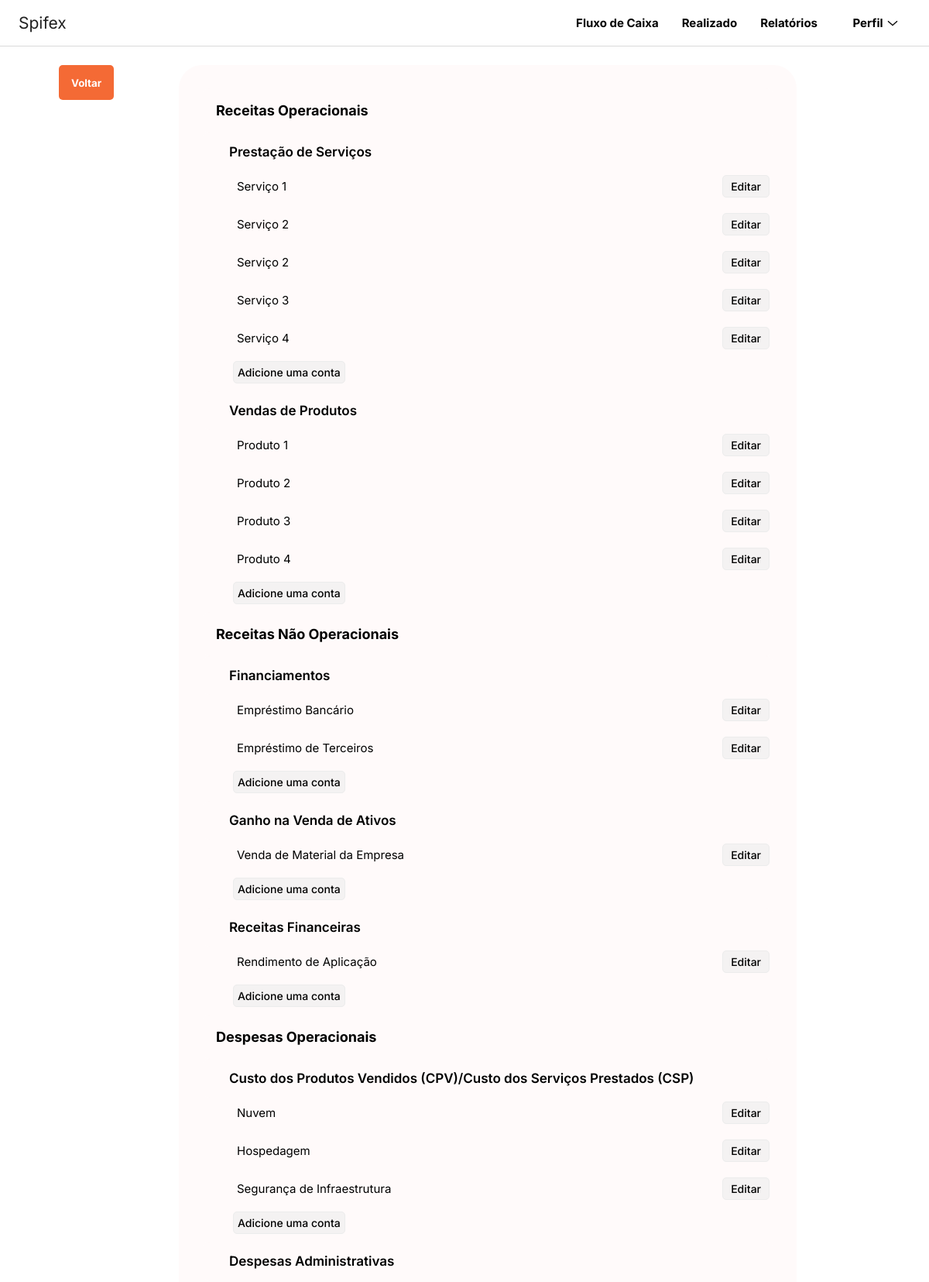
Screenshot of /configuracoes/plano_de_contas/ (upper part) with the database file from the repository.
### chart_of_accounts/models.py (models this page shows, shortened)
class Chart_of_accounts(models.Model):
    CREDITO_DEBITO_CHOICES = [
        ('Crédito', 'Crédito'),
        ('Débito', 'Débito'),
    ]
    GROUP_CHOICES = [
        ('Receitas Operacionais', 'Receitas Operacionais'),
        ('Receitas Não Operacionais', 'Receitas Não Operacionais'),
        ('Despesas Operacionais', 'Despesas Operacionais'),
        ('Despesas Não Operacionais', 'Despesas Não Operacionais'),
    ]
    nature = models.CharField(max_length=255, choices=CREDITO_DEBITO_CHOICES, editable=False)
    group = models.CharField(max_length=255, choices=GROUP_CHOICES)
    subgroup = models.CharField(max_length=255)
    account = models.CharField(max_length=255)
    uuid = models.UUIDField(default=uuid.uuid4, editable=False)

### chart_of_accounts/views.py (the view)
# urls.py: path('', views.chart_of_accounts, name='chart_of_accounts'),
def chart_of_accounts(request):
    if request.method == 'POST':
        form = UploadFileForm(request.POST, request.FILES)
        if form.is_valid():
            excel_file = request.FILES['file']
            wb = openpyxl.load_workbook(excel_file, data_only=True)
            worksheet = wb.active
            if (worksheet['XFD1'].value != "sppiff" or
                    worksheet['XFD2'].value != "1ccd101b-aed4-4b56-b852-02c8ce8a6f70" or
                    worksheet['XFD3'].value != "a5296f55-e314-48d2-8415-f0204d3162f8"):
                messages.error(request, 'A planilha não passou na verificação de segurança.')
                return redirect('/configuracoes/plano_de_contas/')  # Replace with your upload URL
            used_accounts = set(
                CashFlowEntry.objects.filter(general_ledger_account__in=Chart_of_accounts.objects.values_list('account', flat=True))
                .values_list('general_ledger_account', flat=True)
            ).union(
                SettledEntry.objects.filter(general_ledger_account__in=Chart_of_accounts.objects.values_list('account', flat=True))
                .values_list('general_ledger_account', flat=True)
            )
            if used_accounts:
                messages.error(request, f'As seguintes contas estão sendo utilizadas: {", ".join(used_accounts)}')
                return redirect('/configuracoes/plano_de_contas/')  # Replace with your upload URL
            with transaction.atomic():
                Chart_of_accounts.objects.all().delete()  # Delete existing accounts
                objects_to_create = []
                for row in worksheet.iter_rows(min_row=2, values_only=True):
                    if row[1] is None:
                        continue
                    objects_to_create.append(
                        Chart_of_accounts(
                            nature=row[0] or '',
                            group=row[1] or '',
                            subgroup=row[2] or '',
                            account=row[3] or ''
                        )
                    )
                Chart_of_accounts.objects.bulk_create(objects_to_create)
    else:
        form = UploadFileForm()
    chart_of_accounts = Chart_of_accounts.objects.all().order_by('-group')
    return render(request, 'chart_of_accounts.html', {'form': form, 'chart_of_accounts': chart_of_accounts})

### chart_of_accounts/forms.py
class UploadFileForm(forms.Form):
    file = forms.FileField()

### chart_of_accounts/templatetags/custom_filters.py (called while the page is built)
@register.filter
def groupby(data, attr):
    if hasattr(data, 'exclude'):
        data = data.exclude(group='Transferência entre Contas')
    else:
        data = [item for item in data if getattr(item, 'group', '') != 'Transferência entre Contas']
    sorted_data = data if hasattr(data, 'order_by') else sorted(data, key=lambda x: getattr(x, attr))
    result = [(key, list(group)) for key, group in it_groupby(sorted_data, key=lambda x: getattr(x, attr))]
    return result

### chart_of_accounts/templates/chart_of_accounts.html (shortened to what this page needs)
{% load static %}
{% load custom_filters %}
<!DOCTYPE html>
<html lang="en">
<head>
    <link rel="stylesheet" type="text/css" href="{% static 'css/chart_of_accounts.css' %}">
    <link rel="stylesheet" type="text/css" href="{% static 'css/styles.css' %}">
</head>
<body>
    <nav class="navigation-bar">
        <div class="navigation-bar__logo">
            <a href="{% url 'cash_flow:cash_flow' %}" class="navigation-bar__logo--spifex-logo">Spifex</a>
        </div>
        <div class="navigation-bar__tabs">
            <div class="navigation-bar__tabs--tabs">
                <div class="tabs__buttons-list">
                    <a href="{% url 'cash_flow:cash_flow' %}"><button class="tab-button tabs__buttons-list--cash-flow-page">Fluxo de Caixa</button></a>
                    <a href="{% url 'settled_entry:settled_entry' %}"><button class="tab-button tabs__buttons-list--settled-page">Realizado</button></a>
                    <a href="{% url 'reports:reports' %}"><button class="tab-button tabs__buttons-list--reports-page">Relatórios</button></a>
                    <div class="tabs__buttons-list--profile-container">
                        <button class="profile-container__account-button">
                            <span class="profile-container__account-button--typography">
                                <div class="profile-container__account-button--details">
                                    <span class="details__text">Perfil</span>
                                        <div class="profile-container__content--svg">
                                            <svg fill="none" viewBox="0 0 24 24" role="none" style="flex: 1 1 0%;"><path fill="currentColor" fill-rule="evenodd" d="m12 17.338 9.665-8.59-1.33-1.495L12 14.662l-8.335-7.41-1.33 1.495L12 17.338Z" clip-rule="evenodd"></path>
                                            </svg>
                                        </div>
                                </div>
                            </span>
                        </button>
                    </div>
                </div>
            </div>
        </div>
    </nav>
    <main class="main">
        <div class="content-container">
            <section class="container-button-back">
                <a href="{% url 'settings:settings' %}"><input type="button" class="button-back" name="button-back" value="Voltar"></a>
            </section>
            <div id="report-container" class="report-container">
                {% for group, items in chart_of_accounts|groupby:"group" %}
                    <button class="collapsible" style="max-height: none;">{{ group }}</button>
                    <div class="content" style="max-height: none; display: block;">
                        {% for sub_group, sub_items in items|groupby:"subgroup" %}
                            <button class="collapsible sub-collapsible" style="max-height: none;">{{ sub_group }}</button>
                            <div class="content sub-content" style="max-height: none; display: block;">
                                <ul>
                                    {% for item in sub_items %}
                                    <li id="account" class="account">
                                        {{ item.account }}
                                    <a href="{% url 'chart_of_accounts:edit_account' item.id %}" class="edit-account-btn"
                                       data-nature="{{ item.nature }}"
                                       data-group="{{ item.group }}"
                                       data-subgroup="{{ item.subgroup }}"
                                       data-account="{{ item.account }}"
                                       data-uuid="{{ item.uuid }}">Editar</a>
                                    </li>
                                    {% endfor %}
                                    <li><a href="{% url 'chart_of_accounts:adicionar_conta' %}" class=" add-account-btn">Adicione uma conta</a></li>
                                </ul>
                            </div>
                        {% endfor %}
                    </div>
                {% endfor %}
            </div>
        </div>
    </main>
</body>
</html>

### chart_of_accounts/static/css/chart_of_accounts.css (style rules this page uses)
html, body { margin: 0; padding: 0; font-family: var(--primary-font); color: var(--black); }
a { text-decoration: none; color: inherit; }
li { list-style: none; }
.content-container { display: flex; flex-direction: row; position: relative; }
.container-button-back { display: flex; position: absolute; flex-direction: row; justify-content: flex-start; align-items: flex-start; gap: 1.5rem; }
.button-back { border: none; height: 45px; color: var(--white); font-weight: 700; padding: 0.7rem 1rem; margin: 1.5rem 1rem 1rem 1rem; border-radius: 5px; background-color: var(--main-color); transition: var(--transition-effect1) var(--transition-duration2); }
.report-container { display: flex; flex-direction: column; width: 70%; margin: auto; padding: 30px; background-color: #fffafa; border-radius: 30px; margin: 1.5rem auto 1rem auto; }
.collapsible { cursor: pointer; padding: 18px; width: 100%; border: none; text-align: left; outline: none; font-size: 15px; font-family: var(--primary-font); font-size: 18px; font-weight: 700; background-color: #fffafa; border-radius: 10px; }
.collapsible { transition: .3s all ease; }
.content, .sub-content { overflow: hidden; background-color: #fffafa; transition: max-height 0.2s ease-out; display: block; font-size: 15px; }
.sub-collapsible { cursor: pointer; padding: 15px 15px 15px 35px; border: none; text-align: left; outline: none; font-size: 17px; font-weight: 600; background-color: #fffafa; font-family: var(--primary-font); }
.sub-content ul { padding-left: 40px; }
.account { display: flex; align-items: center; justify-content: space-between; padding: 5px; border-radius: 5px; margin-bottom: 10px; transition: .3s all ease; }
.edit-account-btn, .add-account-btn { font-family: var(--primary-font); background-color: var(--color2); border: var(--border1); border-radius: 5px; font-size: 14px; font-weight: 500; padding: 5px 10px; }
.add-account-btn { display: flex; align-items: center; justify-content: space-between; padding: 5px; border-radius: 5px; width: fit-content; margin-bottom: 10px; }

### rows the page displays
Chart_of_accounts: group "Receitas Operacionais", subgroup "Prestação de Serviços", account "Serviço 1"
Chart_of_accounts: account "Serviço 2"
Chart_of_accounts: account "Serviço 2"
Chart_of_accounts: account "Serviço 3"
Chart_of_accounts: account "Serviço 4"
Chart_of_accounts: subgroup "Vendas de Produtos", account "Produto 1"
Chart_of_accounts: account "Produto 2"
Chart_of_accounts: account "Produto 3"
Chart_of_accounts: account "Produto 4"
Chart_of_accounts: group "Receitas Não Operacionais", subgroup "Receitas Financeiras", account "Rendimento de Aplicação"
Chart_of_accounts: subgroup "Financiamentos", account "Empréstimo Bancário"
Chart_of_accounts: account "Empréstimo de Terceiros"
Chart_of_accounts: subgroup "Ganho na Venda de Ativos", account "Venda de Material da Empresa"
Chart_of_accounts: chart_of_accounts "Despesas Operacionais", subgroup "Custo dos Produtos Vendidos (CPV)/Custo dos Serviços Prestados (CSP)", account "Nuvem"
Chart_of_accounts: account "Hospedagem"
Chart_of_accounts: account "Segurança de Infraestrutura"
Chart_of_accounts: items "Despesas Administrativas"
